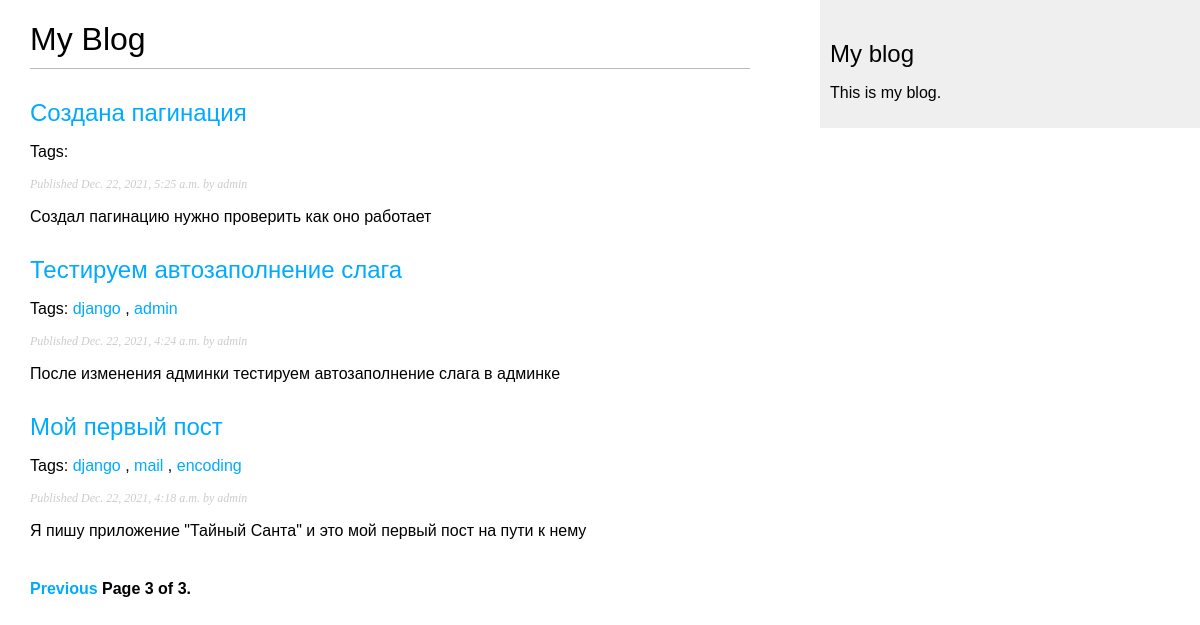
Page /blog/?page=3 on the committed database.
### blog/models.py (models this page shows, shortened)
class Post(models.Model):
    STATUS_CHOICES = (
        ('draft', 'Draft'),
        ('published', 'Published'),
    )
    title = models.CharField(max_length=250)
    slug = models.SlugField(max_length=250, unique_for_date='publish')
    author = models.ForeignKey(User, on_delete=models.CASCADE, related_name='blog_posts')
    body = models.TextField()
    publish = models.DateTimeField(default=timezone.now)
    created = models.DateTimeField(auto_now_add=True)
    updated = models.DateTimeField(auto_now=True)
    status = models.CharField(max_length=10, choices=STATUS_CHOICES, default='draft')
    objects = models.Manager()  # The default manager
    published = PublishedManager()  # Our custom manager.
    tags = TaggableManager(related_name='tags_related')
    class Meta:
        ordering = ('-publish',)
    def get_absolute_url(self):
        return reverse('blog:post_detail',
                       args=[self.publish.year,
                             self.publish.month,
                             self.publish.day, self.slug])

### blog/views.py (the view)
# urls.py: path('', views.post_list, name='post_list'),
def post_list(request, tag_slug=None):
    object_list = Post.published.all()
    tag = None
    if tag_slug:
        tag = get_object_or_404(Tag, slug=tag_slug)
        object_list = object_list.filter(tags__in=[tag])
    paginator = Paginator(object_list, 3)  # 3 posts in each page
    page = request.GET.get('page')
    try:
        posts = paginator.page(page)
    except PageNotAnInteger:
        posts = paginator.page(1)
    except EmptyPage:
        posts = paginator.page(paginator.num_pages)
    return render(request, 'blog/post/list.html',
                  {'page': page, 'posts': posts, 'tag': tag})

### templates/blog/post/list.html (shortened to what this page needs)
{% extends "blog/base.html" %}
{% block content %}
    <h1>My Blog</h1>
        {% for post in posts %}
            <h2>
                <a href="{{ post.get_absolute_url }}">
                    {{ post.title }}
                </a>
            </h2>
            <p class="tags">
                Tags:
                {% for tag in post.tags.all %}
                    <a href="{% url "blog:post_list_by_tag" tag.slug %}">
                        {{ tag.name }}
                    </a>
                    {% if not forloop.last %}, {% endif %}
                {% endfor %}
            </p>
            <p class="date">
                Published {{ post.publish }} by {{ post.author }}
            </p>
            {{ post.body|truncatewords:30|linebreaks }}
        {% endfor %}
    {% include "blog/pagination.html" with page=posts %}
{% endblock %}

### templates/blog/base.html (shortened to what this page needs)
{% load static %}
<!DOCTYPE html>
    <html">
        <head>
            <link href="{% static "css/blog.css" %}" rel="stylesheet">
        </head>
        <body>
            <div id="content">
                {% block content %}
                {% endblock %}
            </div>
            <div id="sidebar">
                <h2>My blog</h2>
                <p>This is my blog.</p>
            </div>
        </body>
</html>

### templates/blog/pagination.html (shortened to what this page needs)
<div class="pagination">
    <span class="step-links">
            {% if page.has_previous %}
                <a href="?page={{ page.previous_page_number }}">Previous</a>
            {% endif %}
        <span class="current">
            Page {{ page.number }} of {{ page.paginator.num_pages }}.
        </span>
    </span>
</div>

### blog/static/css/blog.css (style rules this page uses)
body { margin:0; padding:0; font-family:helvetica, sans-serif; }
a { color:#00abff; text-decoration:none; }
h1 { font-weight:normal; border-bottom:1px solid #bbb; padding:0 0 10px 0; }
h2 { font-weight:normal; margin:30px 0 0; }
#content { float:left; width:60%; padding:0 0 0 30px; }
#sidebar { float:right; width:30%; padding:10px; background:#efefef; height:100%; }
p.date { color:#ccc; font-family: georgia, serif; font-size: 12px; font-style: italic; }
.pagination { margin:40px 0; font-weight:bold; }

### rows in the picture
Post: title "Создана пагинация", publish "Dec. 22, 2021, 5:25 a.m.", author "admin", body "Создал пагинацию нужно проверить как оно работает"
Post: title "Тестируем автозаполнение слага", publish "Dec. 22, 2021, 4:24 a.m.", author "admin", body "После изменения админки тестируем автозаполнение слага в админке"
Tag: name "django"
Tag: name "admin"
Post: title "Мой первый пост", publish "Dec. 22, 2021, 4:18 a.m.", author "admin", body "Я пишу приложение \"Тайный Санта\" и это мой первый пост на пути к нему"
Tag: name "mail"
Tag: name "encoding"

### other values in the picture
{{ page.number }} "3"
{{ page.paginator.num_pages }} "3"
